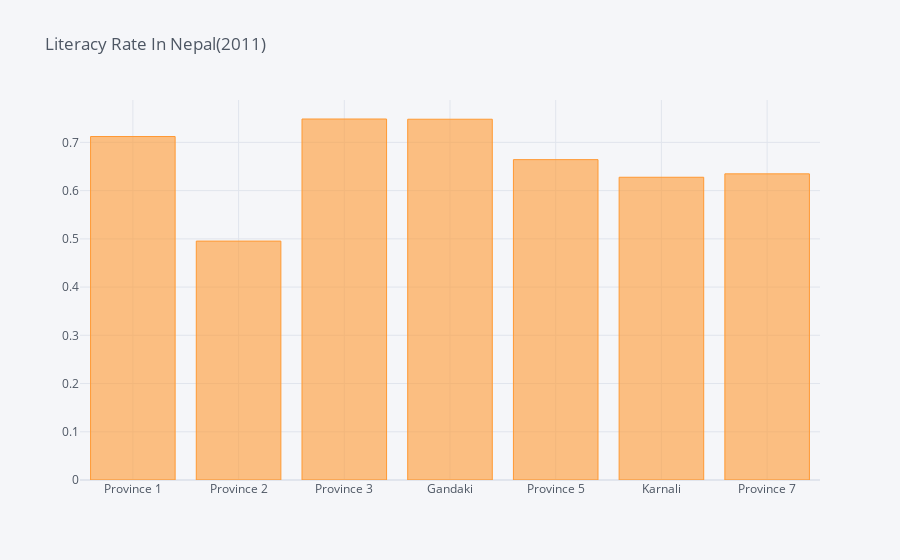

This figure's notebook cell:
### Code cell
df1['proportion'] = df1['Population_who_can_read_write'] / df1['Population_Aged_5_years_above']

df1.iplot(x='Province',y="proportion",kind='bar',title='Literacy Rate In Nepal(2011)')

### Figure 1 — Plotly figure (JSON) as saved in the notebook; plotly's stock layout.template omitted (floating-point values rounded to 4 significant figures)
{"data": [{"marker": {"color": "rgba(255, 153, 51, 0.6)", "line": {"color": "rgba(255, 153, 51, 1.0)", "width": 1}}, "name": "proportion", "orientation": "v", "text": "", "type": "bar", "x": ["Province 1", "Province 2", "Province 3", "Gandaki", "Province 5", "Karnali", "Province 7"], "y": [0.7122, 0.4954, 0.7485, 0.7481, 0.6643, 0.6277, 0.6348]}], "layout": {"legend": {"bgcolor": "#F5F6F9", "font": {"color": "#4D5663"}}, "paper_bgcolor": "#F5F6F9", "plot_bgcolor": "#F5F6F9", "title": {"font": {"color": "#4D5663"}, "text": "Literacy Rate In Nepal(2011)"}, "xaxis": {"gridcolor": "#E1E5ED", "showgrid": true, "tickfont": {"color": "#4D5663"}, "title": {"font": {"color": "#4D5663"}, "text": ""}, "zerolinecolor": "#E1E5ED"}, "yaxis": {"gridcolor": "#E1E5ED", "showgrid": true, "tickfont": {"color": "#4D5663"}, "title": {"font": {"color": "#4D5663"}, "text": ""}, "zerolinecolor": "#E1E5ED"}}}
